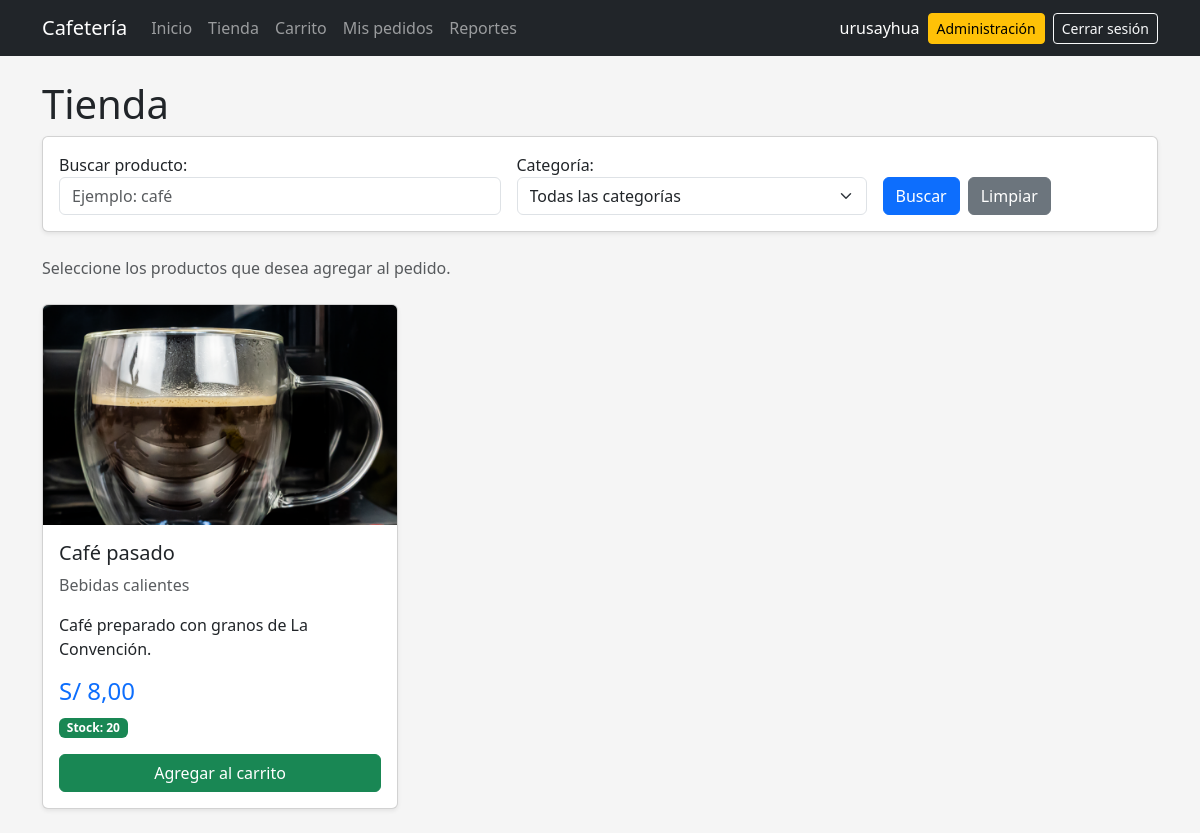
The app's page /tienda/ (signed in), older data.
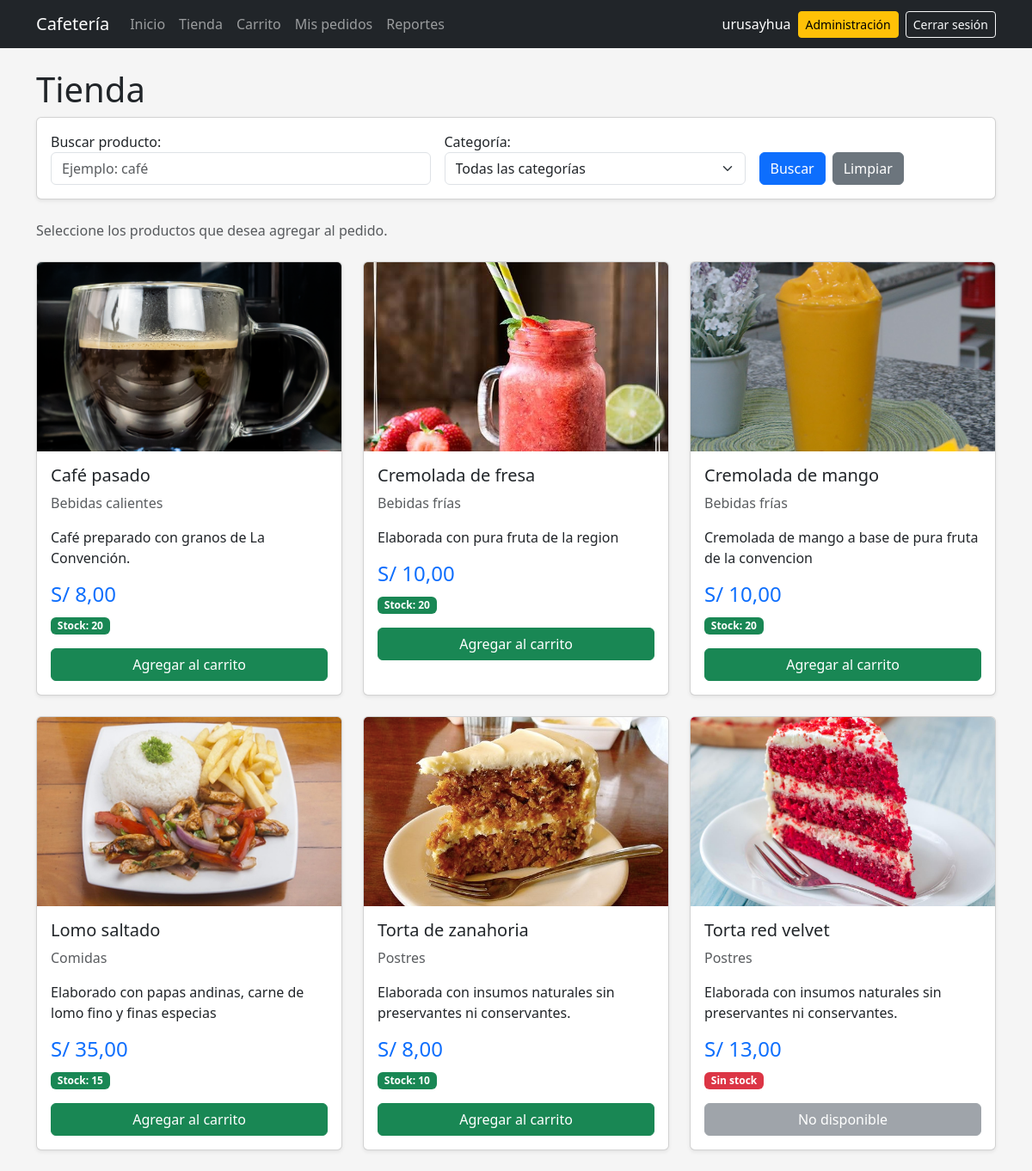
The same page, newer data.
### pedidos/models.py (models this page shows, shortened)
class Producto(models.Model):
    nombre = models.CharField(max_length=100)
    descripcion = models.TextField(blank=True)
    categoria = models.ForeignKey(
        Categoria,
        on_delete=models.SET_NULL,
        null=True,
        blank=True,
        related_name="productos",
    )
    precio = models.DecimalField(
        max_digits=8,
        decimal_places=2,
    )
    stock = models.PositiveIntegerField(default=0)
    imagen = models.ImageField(
        upload_to="productos/",
        blank=True,
    )
    activo = models.BooleanField(default=True)
    class Meta:
        ordering = ["nombre"]

class Categoria(models.Model):
    nombre = models.CharField(max_length=100)
    descripcion = models.TextField(blank=True)
    activo = models.BooleanField(default=True)
    def __str__(self):
        return self.nombre
    class Meta:
        verbose_name = "Categoría"
        verbose_name_plural = "Categorías"
        ordering = ["nombre"]

### pedidos/views.py (the view, shortened to what this page needs)
@login_required
@login_required
def tienda(request):
    productos = (
        Producto.objects
        .filter(
            activo=True
        )
        .select_related(
            "categoria"
        )
        .order_by(
            "nombre"
        )
    )
    form = ProductoFiltroForm(
        request.GET or None
    )
    return render(
        request,
        "tienda/lista.html",
        {
            "productos": productos,
            "form": form,
        },
    )

### pedidos/forms.py
class ProductoFiltroForm(forms.Form):
    busqueda = forms.CharField(
        required=False,
        label="Buscar producto",
        widget=forms.TextInput(
            attrs={
                "class": "form-control",
                "placeholder": "Ejemplo: café",
            }
        ),
    )
    categoria = forms.ModelChoiceField(
        required=False,
        queryset=Categoria.objects.filter(
            activo=True
        ).order_by("nombre"),
        empty_label="Todas las categorías",
        label="Categoría",
        widget=forms.Select(
            attrs={
                "class": "form-select",
            }
        ),
    )

### pedidos/templates/tienda/lista.html (shortened to what this page needs)
{% extends "base.html" %}
{% block content %}
<div class="mb-4">
    <h1>
        Tienda
    </h1>
<div class="card mb-4 shadow-sm">
    <div class="card-body">
        <form method="get">
            <div class="row g-3 align-items-end">
                <div class="col-md-5">
                    {{ form.busqueda.label_tag }}
                    {{ form.busqueda }}
                </div>
                <div class="col-md-4">
                    {{ form.categoria.label_tag }}
                    {{ form.categoria }}
                </div>
                <div class="col-md-3">
                    <div class="d-flex gap-2">
                        <button
                            type="submit"
                            class="btn btn-primary"
                        >
                            Buscar
                        </button>
                        <a
                            href="{% url 'tienda' %}"
                            class="btn btn-secondary"
                        >
                            Limpiar
                        </a>
                    </div>
                </div>
            </div>
        </form>
    </div>
</div>
    <p class="text-muted">
        Seleccione los productos
        que desea agregar al pedido.
    </p>
</div>
<div class="row g-4">
    {% for producto in productos %}
    <div class="col-md-6 col-lg-4">
        <div class="card h-100 shadow-sm">
            {% if producto.imagen %}
            <img src="{{ producto.imagen.url }}" class="card-img-top producto-imagen" alt="{{ producto.nombre }}">
            {% else %}
            <div class="producto-sin-imagen">
                Sin imagen
            </div>
            {% endif %}
            <div class="card-body">
                <h5 class="card-title">
                    {{ producto.nombre }}
                </h5>
                <p class="text-muted">
                    {% if producto.categoria %}
                    {{ producto.categoria.nombre }}
                    {% else %}
                    Sin categoría
                    {% endif %}
                </p>
                <p>
                    {{ producto.descripcion }}
                </p>
                <h4 class="text-primary">
                    S/ {{ producto.precio }}
                </h4>
                {% if producto.stock > 0 %}
                <p>
                    <span class="badge text-bg-success">
                        Stock:
                        {{ producto.stock }}
                    </span>
                </p>
                <form method="post" action="{% url 'agregar_producto' producto.id %}">
                    <button type="submit" class="btn btn-success w-100">
                        Agregar al carrito
                    </button>
                </form>
                {% else %}
                <p>
                    <span class="badge text-bg-danger">
                        Sin stock
                    </span>
                </p>
                <button class="btn btn-secondary w-100" disabled>
                    No disponible
                </button>
                {% endif %}
            </div>
        </div>
    </div>
    {% empty %}
    <div class="col-12">
        <div class="alert alert-info">
            No existen productos disponibles.
        </div>
    </div>
    {% endfor %}
</div>
{% endblock %}

### pedidos/templates/base.html (shortened to what this page needs)
{% load static %}
<!DOCTYPE html>
<html lang="es">
<head>
    <link href="https://cdn.jsdelivr.net/npm/bootstrap@5.3.3/dist/css/bootstrap.min.css" rel="stylesheet">
    <link rel="stylesheet" href="{% static 'css/base.css' %}">
</head>
<body>
    {% if user.is_authenticated %}
    <nav class="navbar navbar-expand-lg bg-dark" data-bs-theme="dark">
        <div class="container">
            <a class="navbar-brand" href="{% url 'inicio' %}">
                Cafetería
            </a>
            <div class="collapse navbar-collapse" id="menuPrincipal">
                <div class="navbar-nav me-auto">
                    <a class="nav-link" href="{% url 'inicio' %}">
                        Inicio
                    </a>
                    <a class="nav-link" href="{% url 'tienda' %}">
                        Tienda
                    </a>
                    <a class="nav-link" href="{% url 'ver_carrito' %}">
                        Carrito
                    </a>
                    <a class="nav-link" href="{% url 'mis_pedidos' %}">
                        Mis pedidos
                    </a>
                    {% if user.is_staff %}
                    <a class="nav-link" href="{% url 'reportes' %}">
                        Reportes
                    </a>
                    {% endif %}
                </div>
                <div class="d-flex align-items-center gap-2">
                    <span class="navbar-text text-white">
                        {{ user.username }}
                    </span>
                    {% if user.is_staff %}
                    <a href="{% url 'admin:index' %}" class="btn btn-warning btn-sm">
                        Administración
                    </a>
                    {% endif %}
                    <form method="post" action="{% url 'logout' %}" class="m-0">
                        <button type="submit" class="btn btn-outline-light btn-sm">
                            Cerrar sesión
                        </button>
                    </form>
                </div>
            </div>
        </div>
    </nav>
    {% endif %}
    <main class="container py-4">
        {% block content %}
        {% endblock %}
    </main>
</body>
</html>

### static/css/base.css (style rules this page uses)
body { background-color: #f5f5f5; }
.producto-imagen { height: 220px; object-fit: cover; }
.card { transition: transform 0.2s; }

Row changes from the older to the newer data that the page shows:
added Producto: imagen (picture), nombre "Cremolada de fresa", categoria.nombre "Bebidas frías", descripcion "Elaborada con pura fruta de la region", precio "10,00", stock "20"
added Producto: imagen (picture), nombre "Cremolada de mango", categoria.nombre "Bebidas frías", descripcion "Cremolada de mango a base de pura fruta de la convencion", precio "10,00", stock "20"
added Producto: imagen (picture), nombre "Lomo saltado", categoria.nombre "Comidas", descripcion "Elaborado con papas andinas, carne de lomo fino y finas especias", precio "35,00", stock "15"
added Producto: imagen (picture), nombre "Torta de zanahoria", categoria.nombre "Postres", descripcion "Elaborada con insumos naturales sin preservantes ni conservantes.", precio "8,00", stock "10"
added Producto: imagen (picture), nombre "Torta red velvet", categoria.nombre "Postres", descripcion "Elaborada con insumos naturales sin preservantes ni conservantes.", precio "13,00", stock "Sin stock"
